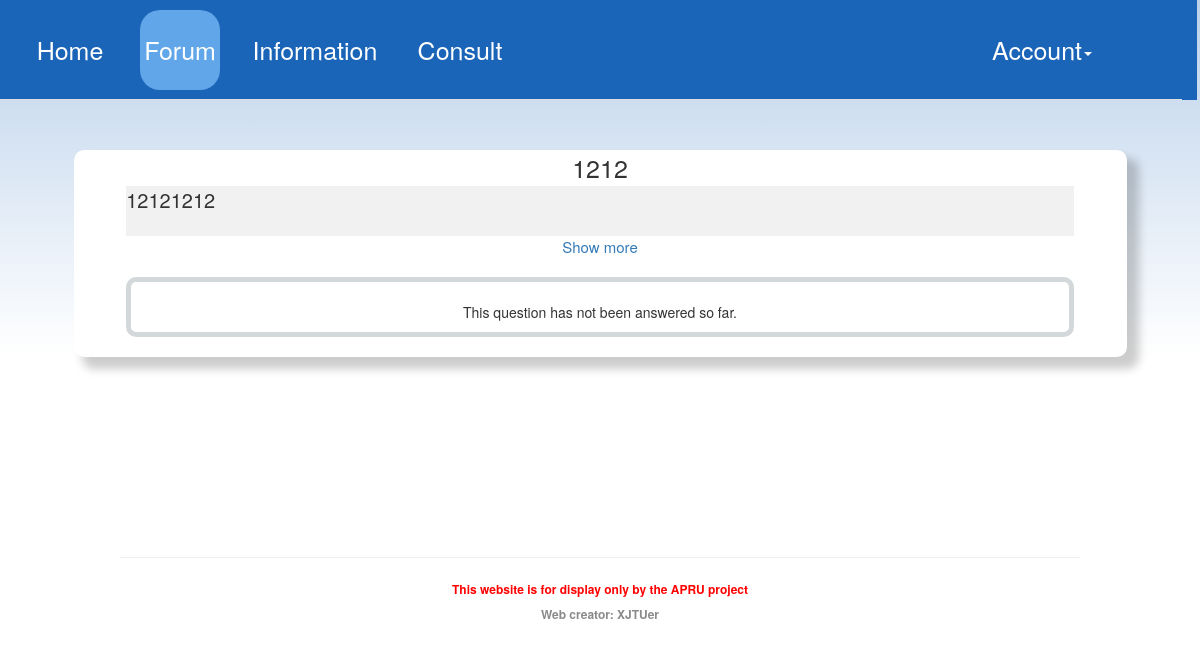
The app's page /question2, older data.
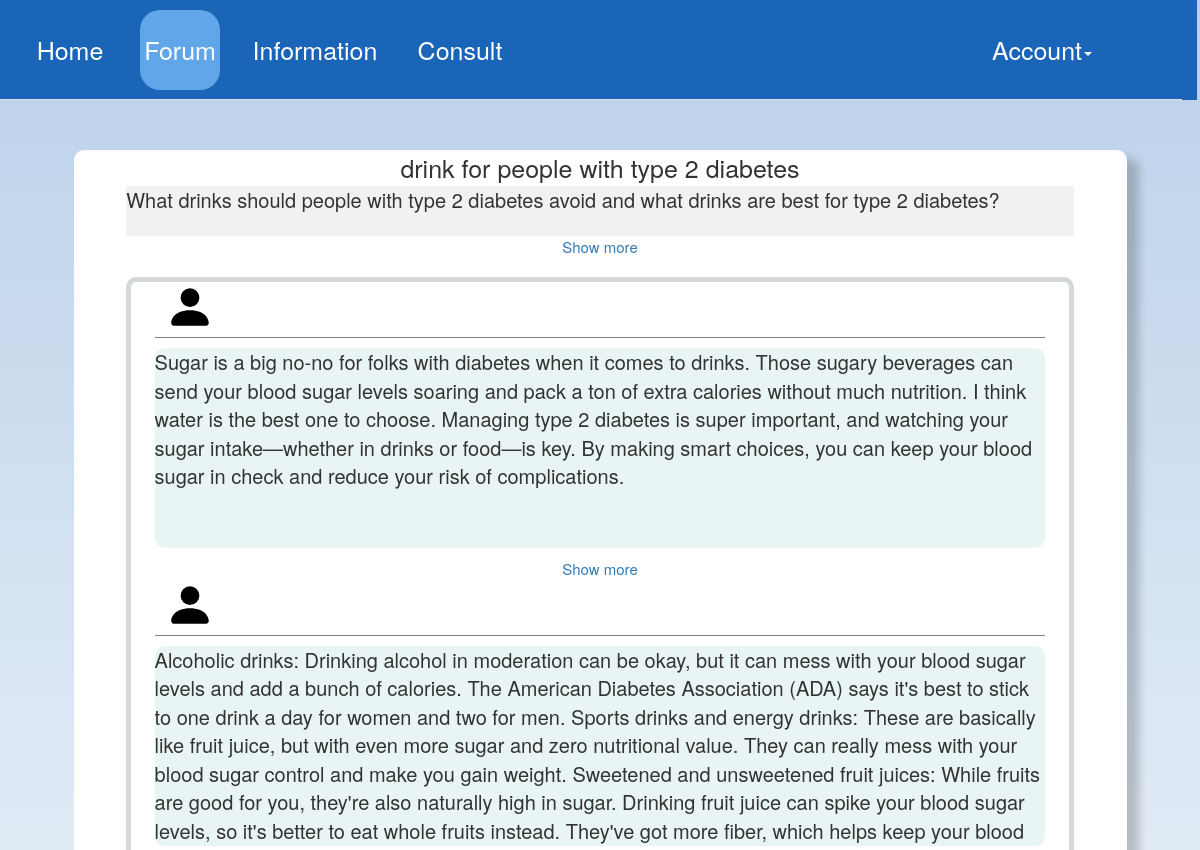
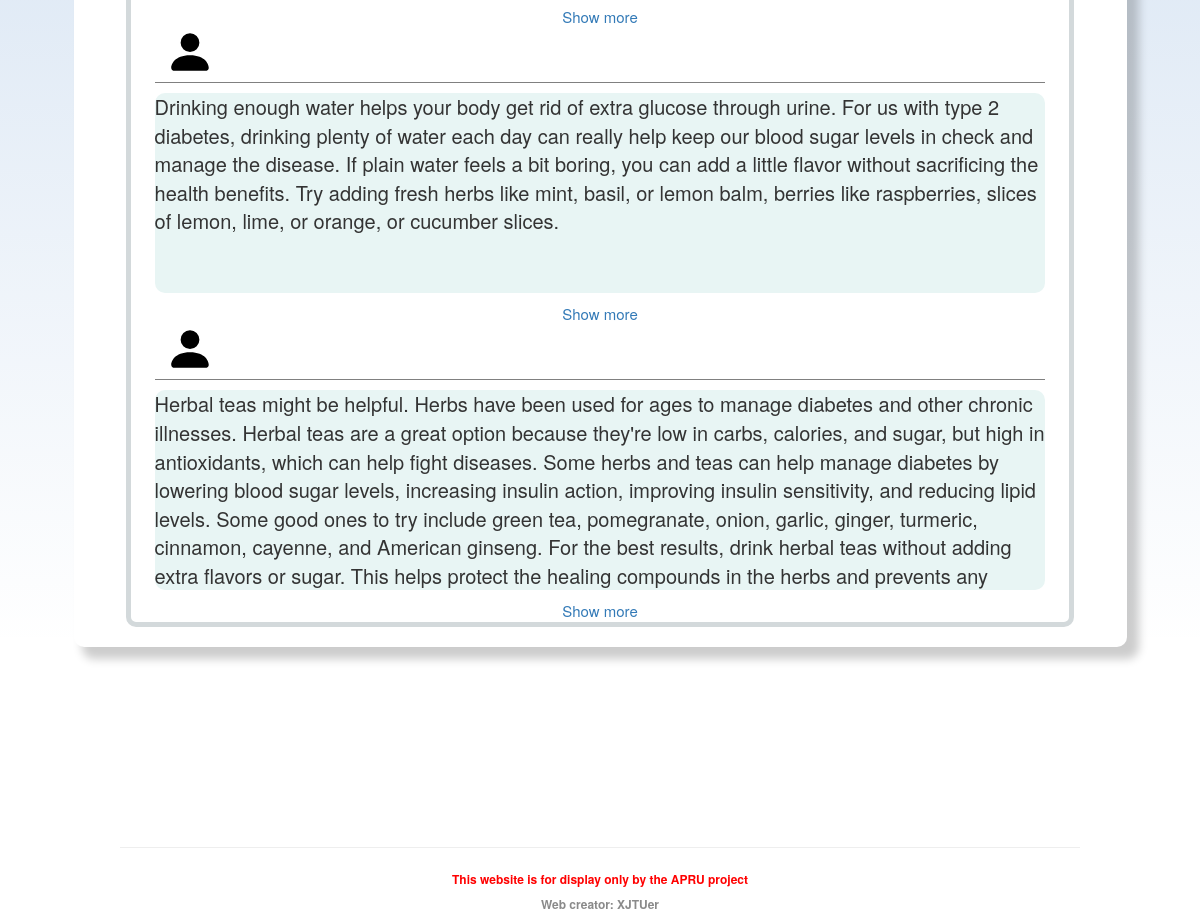
The same page, newer data (2 pictures, top to bottom).
### appdir/models.py (models this page shows, shortened)
class Question(db.Model):
    id = db.Column(db.Integer, primary_key=True)
    title = db.Column(db.String(100), index=True)
    question = db.Column(db.String(300), index=True)
    user_id = db.Column(db.Integer, db.ForeignKey('user.id'))
    datetime = db.Column(db.DateTime)

class Answer(db.Model):
    id = db.Column(db.Integer, primary_key=True)
    content = db.Column(db.String(1000), index=True)
    user_id = db.Column(db.Integer, db.ForeignKey('user.id'))
    question_id = db.Column(db.Integer, db.ForeignKey('question.id'))

### appdir/routes.py (the view)
@app.route('/question<question_id>', methods=['GET', 'POST'])
def question(question_id):
    current_question = Question.query.filter(Question.id == question_id).first()
    answers = getAnswerById(question_id)
    answer_form = AnswerForm()
    return render_template('question.html',
                           question=current_question, answers=answers,
                           answer_form=answer_form)

### appdir/utils/util.py (called while the page is built)
def getAnswerById(questionId):
    answers = Answer.query.filter(Answer.question_id == questionId)
    answer_data = []
    for answer in answers:
        answer_data.append({
            'id': answer.id,
            'content': answer.content,
            'user_id': answer.user_id,
            'question_id': answer.question_id
        })
    return answer_data

### appdir/templates/question.html (shortened to what this page needs)
{% extends 'base.html' %}
{% block content %}
    <link rel="stylesheet" href="../static/css/question.css" type="text/css" media="all">
    <div class="container">
        <div class="question-container">
            <div class="question-title">{{ question.title }}</div>
            <div class="question-content" id={{ question.id }}>{{ question.question }}</div>
            <div class="tip">
                <a id="tips" class="showMore" onclick="expand(this,{{ question.id }})">Show more</a>
            </div>
            <div class="answer">
                {% if answers | length == 0 %}
                    <p class="card-text" style="margin-top: 20px;">This question has not been answered so far.</p>
                {% endif %}
                {% for answer in answers %}
                    <div class="answer-content">
                        <div class="photo-and-name">
                            <div class="photo">
                                <img src="../static/image/bootstrap-icon/person-fill.svg"
                                     style="width:50px;height:50px;" alt="" loading="lazy">
                            </div>
                        </div>
                        <div class="answer-boby">
                            <div class="answer-text" id={{ answer.id }}>{{ answer.content }}</div>
                            <div class="tip">
                                <a id="content-tips" class="showMore" onclick="expandContent(this,{{ answer.id }})">Show
                                    more</a>
                            </div>
                        </div>
                    </div>
                {% endfor %}
            </div>
        </div>
    </div>
{% endblock %}

Row changes from the older to the newer data that the page shows:
changed Question: title "1212" → "drink for people with type 2 diabetes"; question "12121212" → "What drinks should people with type 2 diabetes avoid and what drinks are best for type 2 diabetes?"
added Answer: content "Sugar is a big no-no for folks with diabetes when it comes to drinks. Those sugary beverages can send your blood sugar levels soaring and pack a ton of extra calories without much nutrition. I think water is the best one to choose. Managing type 2 diabetes is super important, and watching your sugar intake—whether in drinks or food—is key. By making smart choices, you can keep your blood sugar in check and reduce your risk of complications."
added Answer: content "Alcoholic drinks: Drinking alcohol in moderation can be okay, but it can mess with your blood sugar levels and add a bunch of calories. The American Diabetes Association (ADA) says it's best to stick to one drink a day for women and two for men. Sports drinks and energy drinks: These are basically like fruit juice, but with even more sugar and zero nutritional value. They can really mess with your blood sugar control and make you gain weight. Sweetened and unsweetened fruit juices: While fruits are good for you, they're also naturally high in sugar. Drinking fruit juice can spike your blood sugar levels, so it's better to eat whole fruits instead. They've got more fiber, which helps keep…"
added Answer: content "Drinking enough water helps your body get rid of extra glucose through urine. For us with type 2 diabetes, drinking plenty of water each day can really help keep our blood sugar levels in check and manage the disease. If plain water feels a bit boring, you can add a little flavor without sacrificing the health benefits. Try adding fresh herbs like mint, basil, or lemon balm, berries like raspberries, slices of lemon, lime, or orange, or cucumber slices."
added Answer: content "Herbal teas might be helpful. Herbs have been used for ages to manage diabetes and other chronic illnesses. Herbal teas are a great option because they're low in carbs, calories, and sugar, but high in antioxidants, which can help fight diseases. Some herbs and teas can help manage diabetes by lowering blood sugar levels, increasing insulin action, improving insulin sensitivity, and reducing lipid levels. Some good ones to try include green tea, pomegranate, onion, garlic, ginger, turmeric, cinnamon, cayenne, and American ginseng. For the best results, drink herbal teas without adding extra flavors or sugar. This helps protect the healing compounds in the herbs and prevents any…"
Text that changed along with them:
text no longer shown: "This question has not been answered so far."
